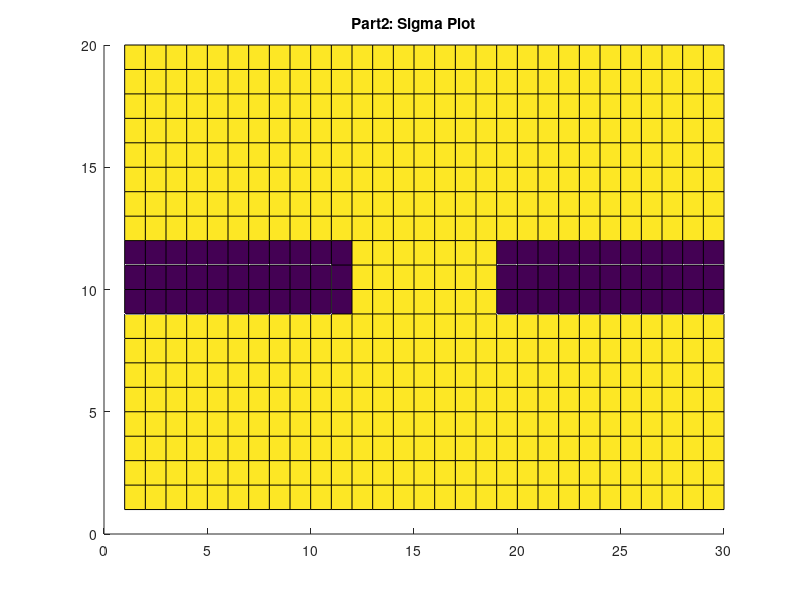
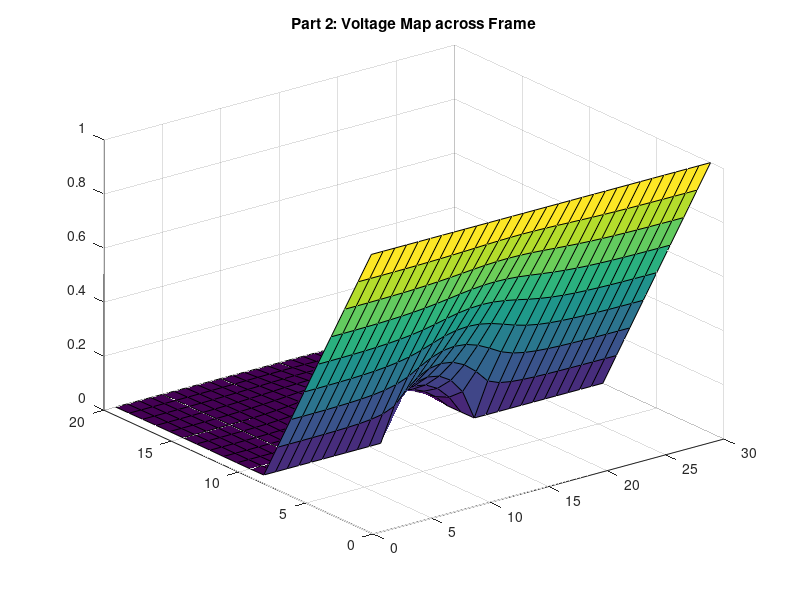
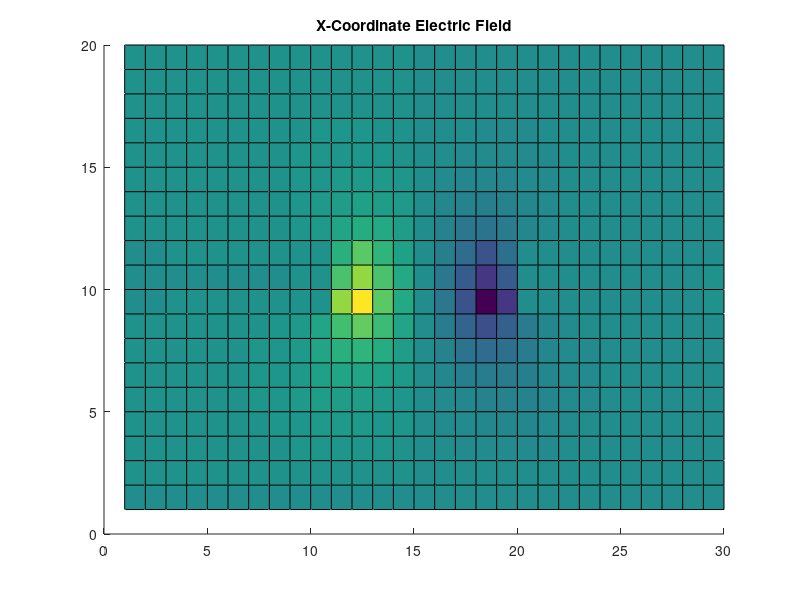
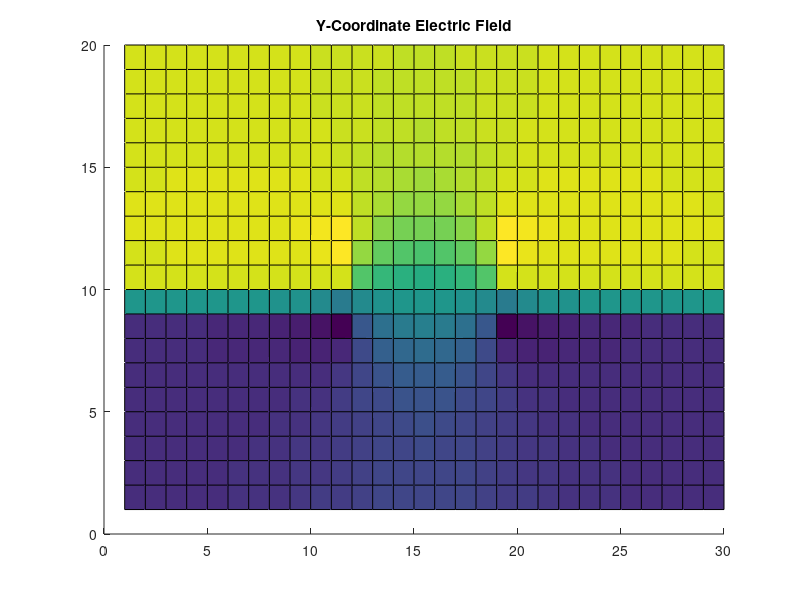

MATLAB code to generate these figures, in order:
%%Assignment 2: Part 2
%Laplace equations will be solved in this part using finite difference.
%% Part 2: Question A
%The first section of this part will solve for the voltage across a frame where
%one boundary is set to a fixed 1 volt and the opposing edge of the frame
%is set to a fixed 0 volts. However we have heterogeneous material where
%the conductivity changes. Two boxes will be in the frame with a
%conductivity less than the conductivity outside of the box. 

clc

%Set Frame Size 

L=30;
nx = 2*L/3;
ny = L;

%Voltage at boundary
vx=1;

G = sparse(nx*ny);
v = zeros(1,nx*ny);

%Conductivity outside either box
sig1 = 1;
%Conductivity inside a box 
sig2 = 1e-2;

%Establish dimensions of each box

% [Left side, right side, top of box, bottom of box]

box1 = [nx*2/5 nx*3/5 ny ny*3/5];
box2 = [nx*2/5 nx*3/5 ny*2/5 0];

%% 1. Distribution of conductivity in material
sigma=ones(nx,ny);
for i=1:nx
    for j=1:ny
        if(i > box1(1) && i < box1(2) && (j < box2(3)||j > box1(4)))
            sigma(i,j)=1e-2;
        end
    end
end

%Plot #1: Conductivity in Frame
figure(1)
surface(sigma)
title('Part2: Sigma Plot')

%% 2. Build G matrix and plot Voltage Map
for i=1:nx
   for j = 1:ny %Along fixed boundary (left side)
       n=j+(i-1)*ny; 
       
       if(i==1)
           G(n,:)=0;
           G(n,n)=1;
           v(n)=vx;
           
       elseif(i==nx)%Along fixed boundary (right side)
           G(n,:)=0;
           G(n,n)=1;
           v(n)=0;
           
       elseif (j == 1) %Along unfixed boundary (bottom)
           
           if (i > box1(1) && i < box1(2)) %Inside Box
                G(n, n) = -3;
                G(n, n+1) = sig2;
                G(n, n+ny) = sig2;
                G(n, n-ny) = sig2;
                
            else %Outside box
                G(n, n) = -3;
                G(n, n+1) = sig1;
                G(n, n+ny) = sig1;
                G(n, n-ny) = sig1;
                
            end
       elseif (j == ny) %Along unfixed boundary (top)
           
           if (i > box1(1) && i < box1(2)) %Inside Box
                G(n, n) = -3;
                G(n, n-1) = sig2;
                G(n, n+ny) = sig2;
                G(n, n-ny) = sig2;
                
           else %Outside Box
                G(n, n) = -3;
                G(n, n-1) = sig1;
                G(n, n+ny) = sig1;
                G(n, n-ny) = sig1;
                
           end
            
       else %Not along any boundary, in the middle of the frame 
           
           if (i > box1(1) && i < box1(2) && (j < box2(3)||j > box1(4)))
               %Inside a box
                G(n, n) = -4;
                G(n, n+1) = sig2;
                G(n, n-1) = sig2;
                G(n, n+ny) = sig2;
                G(n, n-ny) = sig2;
                
            else %Outside a box 
                G(n, n) = -4;
                G(n, n+1) = sig1;
                G(n, n-1) = sig1;
                G(n, n+ny) = sig1;
                G(n, n-ny) = sig1;
                
           end
            
       end
       
   end
end
%G matrix made
%Solve for solution 
temp=G\v';

%Backmap 'temp' vector into a physical (readable) matrix 
vmap=zeros(nx,ny);
for i=1:nx
    
    for j=1:ny
         n=j+(i-1)*ny;
         vmap(i,j)=temp(n);  
         
    end
        
end

%Plot the voltage map of frame
figure(2)
surf(vmap)
title("Part 2: Voltage Map across Frame")

%% 3.Electric Field 
%Electric Field is the gradient of the voltage
%Generate two matrices, each contains the gradient with respect to a
%direction
[Ex,Ey]=gradient(vmap);

%Plot X-coordinate Electric Field
figure(3)
surface(Ex)
title('X-Coordinate Electric Field')

%Plot the Y-coordinate Electric Field
figure(4)
surface(Ey)
title('Y-Coordinate Electric Field')

%Combine the X- and Y- electric field with quiver, shows direction
%(magnitude isnt as obvious however)
figure(5)
quiver(Ex,Ey)
title('Electric Field')
axis tight

%% 4. Current Density 
%Current is electric field multiplied by conductivity
%Solve for current in x-direction
Jx=Ex.*sigma;

%Solve for current in y-direction
Jy=Ey.*sigma;

%'quiver-plot' of the currents
figure(6)
quiver(Jx,Jy)
title('Quiver Current Density Through Frame')
axis tight

%Jx and Jy are orthogonal 
%Plot the total magnitude of the currents
Jtotal=(Jx.^2+Jy.^2).^0.5;
figure(7)
surface(Jtotal)
title('Surface Plot of Current Density Magnitude (No Direction Indicated)')
axis tight

%% Summary
%As expected for the conductivity map, the conductivity is uniform through
%the entire frame except at the two boxes. At the two boxes, the
%conductivity drops to 1e-2
%
%The voltage map is similar to what was seen in part 1 question 'a' as
%there is a linear increasing voltage from one boundary to the next.
%However the presence of the two boxes disrupts the uniformity. The voltage
%increases in a parabolic shape between the two boxes .
%
%The electric (x- and y-) fields represents the gradient of the voltage
%field. The quiver of the two plots show that the electric field lines
%exit perpendicular to the surface of the boxes. The electric field lines
%flow through the center of the two boxes.
%
%The current density follows the direction of the electric field. The current
%density appears to be greatest towards the center in between the two
%boxes. The simulation is symmetrical about the middle of the
%bottleneck. 
